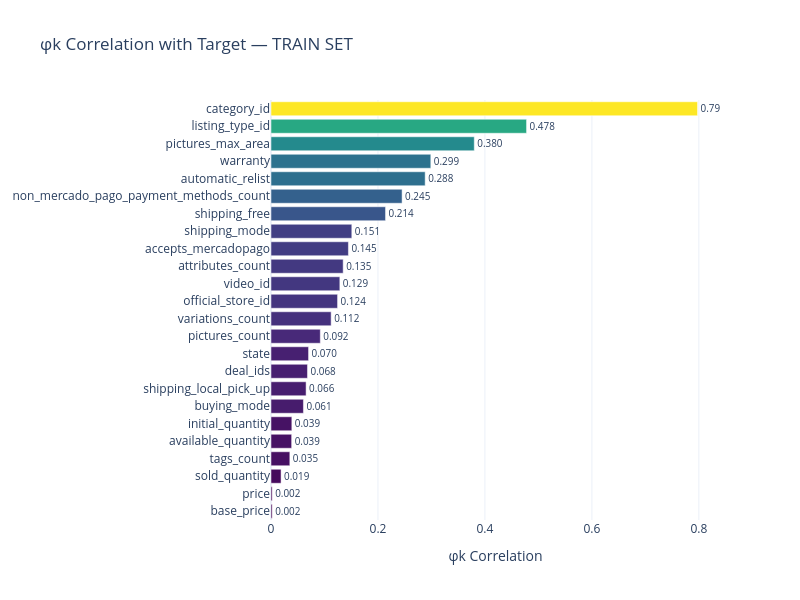

The cell this chart's notebook holds for it:
### Code cell
# φk with target — ranked
target_phik = phik_corr['target'].drop('target').sort_values(ascending=False)

fig = go.Figure(data=[
    go.Bar(
        x=target_phik.values, y=target_phik.index, orientation='h',
        marker_color=px.colors.sample_colorscale('Viridis', target_phik.values / target_phik.values.max()),
        text=[f'{v:.3f}' for v in target_phik.values], textposition='outside'
    )
])
fig.update_layout(
    title='φk Correlation with Target — TRAIN SET',
    template='plotly_white', height=600, width=800,
    xaxis_title='φk Correlation', yaxis=dict(autorange='reversed'),
    font=dict(size=12)
)
fig.show()

### Figure 1 — Plotly figure (JSON) as saved in the notebook; plotly's stock layout.template omitted (floating-point values rounded to 4 significant figures)
{"data": [{"marker": {"color": ["rgb(253, 231, 37)", "rgb(40, 168, 131)", "rgb(36, 138, 141)", "rgb(45, 114, 142)", "rgb(46, 111, 142)", "rgb(52, 97, 141)", "rgb(57, 86, 139)", "rgb(65, 63, 132)", "rgb(66, 61, 131)", "rgb(67, 57, 129)", "rgb(67, 55, 128)", "rgb(68, 53, 127)", "rgb(69, 49, 125)", "rgb(72, 41, 121)", "rgb(71, 32, 113)", "rgb(71, 31, 112)", "rgb(71, 30, 111)", "rgb(71, 28, 109)", "rgb(70, 18, 100)", "rgb(70, 18, 100)", "rgb(70, 16, 98)", "rgb(69, 9, 92)", "rgb(68, 2, 85)", "rgb(68, 2, 85)"]}, "orientation": "h", "text": ["0.798", "0.478", "0.380", "0.299", "0.288", "0.245", "0.214", "0.151", "0.145", "0.135", "0.129", "0.124", "0.112", "0.092", "0.070", "0.068", "0.066", "0.061", "0.039", "0.039", "0.035", "0.019", "0.002", "0.002"], "textposition": "outside", "type": "bar", "x": [0.7975, 0.4778, 0.3801, 0.2988, 0.2883, 0.2451, 0.2142, 0.1511, 0.1447, 0.1349, 0.1287, 0.1245, 0.1125, 0.09218, 0.07024, 0.06821, 0.06561, 0.06063, 0.03896, 0.0386, 0.0352, 0.0188, 0.002183, 0.002183], "y": ["category_id", "listing_type_id", "pictures_max_area", "warranty", "automatic_relist", "non_mercado_pago_payment_methods_count", "shipping_free", "shipping_mode", "accepts_mercadopago", "attributes_count", "video_id", "official_store_id", "variations_count", "pictures_count", "state", "deal_ids", "shipping_local_pick_up", "buying_mode", "initial_quantity", "available_quantity", "tags_count", "sold_quantity", "price", "base_price"]}], "layout": {"font": {"size": 12}, "height": 600, "title": {"text": "φk Correlation with Target — TRAIN SET"}, "width": 800, "xaxis": {"title": {"text": "φk Correlation"}}, "yaxis": {"autorange": "reversed"}}}
